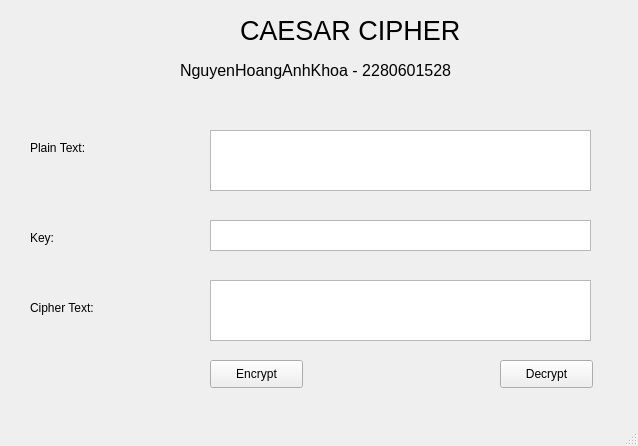
<?xml version="1.0" encoding="UTF-8"?>
<ui version="4.0">
 <class>MainWindow</class>
 <widget class="QMainWindow" name="MainWindow">
  <property name="geometry">
   <rect>
    <x>0</x>
    <y>0</y>
    <width>638</width>
    <height>446</height>
   </rect>
  </property>
  <property name="windowTitle">
   <string>MainWindow</string>
  </property>
  <widget class="QWidget" name="centralwidget">
   <widget class="QTextEdit" name="txt_plain_text">
    <property name="geometry">
     <rect>
      <x>210</x>
      <y>130</y>
      <width>381</width>
      <height>61</height>
     </rect>
    </property>
   </widget>
   <widget class="QTextEdit" name="txt_key">
    <property name="geometry">
     <rect>
      <x>210</x>
      <y>220</y>
      <width>381</width>
      <height>31</height>
     </rect>
    </property>
   </widget>
   <widget class="QTextEdit" name="txt_cipher_text">
    <property name="geometry">
     <rect>
      <x>210</x>
      <y>280</y>
      <width>381</width>
      <height>61</height>
     </rect>
    </property>
   </widget>
   <widget class="QLabel" name="label">
    <property name="geometry">
     <rect>
      <x>30</x>
      <y>140</y>
      <width>71</width>
      <height>16</height>
     </rect>
    </property>
    <property name="text">
     <string>Plain Text:</string>
    </property>
   </widget>
   <widget class="QLabel" name="label_2">
    <property name="geometry">
     <rect>
      <x>30</x>
      <y>230</y>
      <width>55</width>
      <height>16</height>
     </rect>
    </property>
    <property name="text">
     <string>Key:</string>
    </property>
   </widget>
   <widget class="QLabel" name="label_3">
    <property name="geometry">
     <rect>
      <x>30</x>
      <y>300</y>
      <width>91</width>
      <height>16</height>
     </rect>
    </property>
    <property name="text">
     <string>Cipher Text:</string>
    </property>
   </widget>
   <widget class="QPushButton" name="btn_encrypt">
    <property name="geometry">
     <rect>
      <x>210</x>
      <y>360</y>
      <width>93</width>
      <height>28</height>
     </rect>
    </property>
    <property name="text">
     <string>Encrypt</string>
    </property>
   </widget>
   <widget class="QPushButton" name="btn_decrypt">
    <property name="geometry">
     <rect>
      <x>500</x>
      <y>360</y>
      <width>93</width>
      <height>28</height>
     </rect>
    </property>
    <property name="text">
     <string>Decrypt</string>
    </property>
   </widget>
   <widget class="QLabel" name="label_4">
    <property name="geometry">
     <rect>
      <x>240</x>
      <y>10</y>
      <width>281</width>
      <height>41</height>
     </rect>
    </property>
    <property name="font">
     <font>
      <pointsize>20</pointsize>
     </font>
    </property>
    <property name="text">
     <string>CAESAR CIPHER</string>
    </property>
   </widget>
   <widget class="QLabel" name="label_5">
    <property name="geometry">
     <rect>
      <x>180</x>
      <y>60</y>
      <width>361</width>
      <height>21</height>
     </rect>
    </property>
    <property name="font">
     <font>
      <pointsize>12</pointsize>
     </font>
    </property>
    <property name="text">
     <string>NguyenHoangAnhKhoa - 2280601528</string>
    </property>
   </widget>
  </widget>
  <widget class="QMenuBar" name="menubar">
   <property name="geometry">
    <rect>
     <x>0</x>
     <y>0</y>
     <width>638</width>
     <height>26</height>
    </rect>
   </property>
  </widget>
  <widget class="QStatusBar" name="statusbar"/>
 </widget>
 <resources/>
 <connections/>
</ui>
